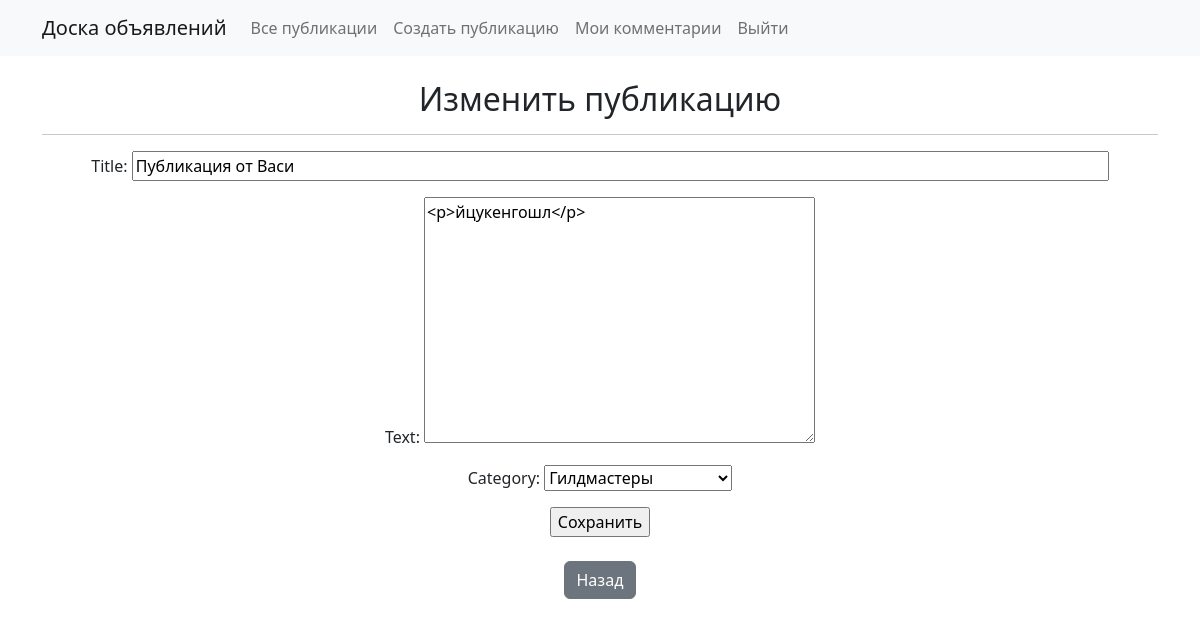
/post/2/edit (signed in), run on the app's committed database.
### bulletinboard/models.py (models this page shows, shortened)
class Post(models.Model):
    author = models.ForeignKey(User, on_delete=models.CASCADE, verbose_name='author')
    category = models.CharField(max_length=28, choices=CATEGORY_CHOICES, default='Tanks', verbose_name='category')
    dateCreation = models.DateTimeField(auto_now_add=True)
    title = models.CharField(max_length=128, verbose_name=pgettext_lazy('post title', 'title'))
    text = RichTextField()
    class Meta:
        ordering = ['id']

### bulletinboard/views.py (the view, shortened to what this page needs)
# urls.py: path('post/<int:pk>/edit', PostUpdate.as_view(), name='post_edit'),
class PostUpdate(LoginRequiredMixin, UpdateView):
    model = Post
    raise_exception = True
    template_name = 'editpost.html'
    form_class = PostForm

### bulletinboard/forms.py (shortened to what this page needs)
class PostForm(ModelForm):
    class Meta:
        model = Post
        widgets = {'title': forms.TextInput(attrs={'size': '100'})}
        fields = ['title', 'text', 'category']

### templates/editpost.html (shortened to what this page needs)
<!DOCTYPE html>
{% extends 'flatpages/default.html' %}
{% block content %}
<br>
  <h2 style="text-align: center">Изменить публикацию</h2>
  <hr>
{% if post.author == request.user %}
  <form action="" method="post">
      {{ form.as_p }}
      <input type="submit" value="Сохранить"/>
  </form>
{% else %}
<h6 style="text-align: center">Можно изменить только свои публикации</h6>
{% endif %}
<br>
    <input type=button value="Назад" class="btn btn-secondary" onClick="javascript:history.go(-1);">
{% endblock content %}

### data on the page
Post: title "Публикация от Васи", text "<p>йцукенгошл</p>", category "Гилдмастеры"
